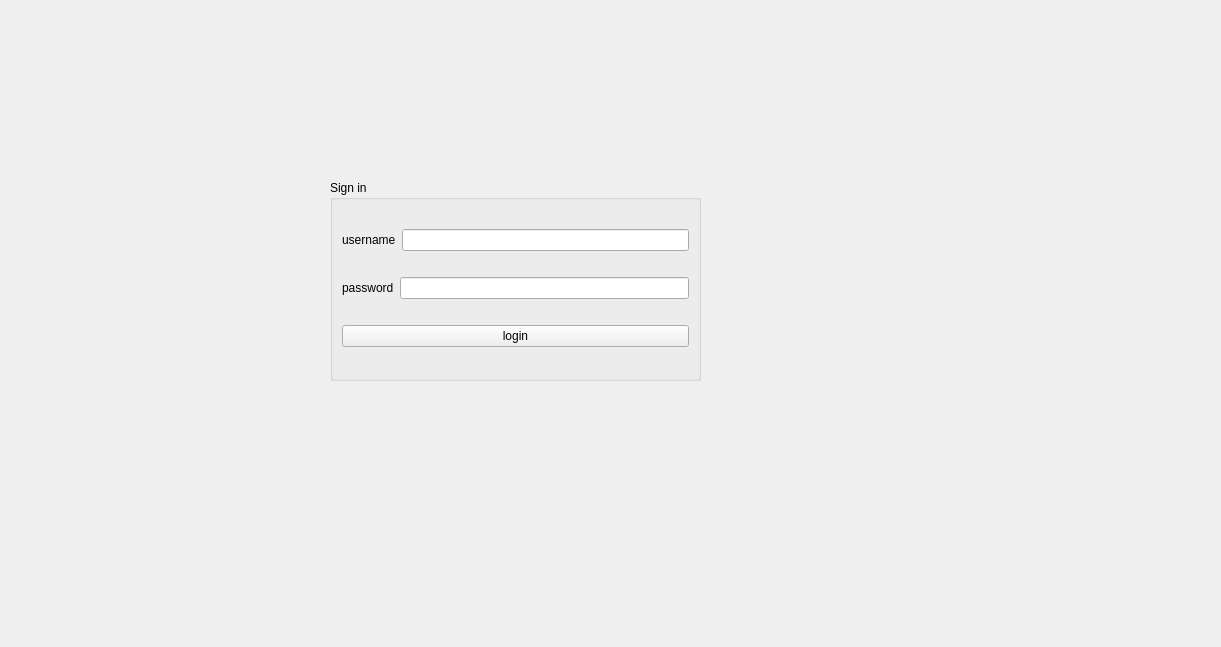
<?xml version="1.0" encoding="UTF-8"?>
<ui version="4.0">
 <class>Widget</class>
 <widget class="QWidget" name="Widget">
  <property name="geometry">
   <rect>
    <x>0</x>
    <y>0</y>
    <width>1221</width>
    <height>647</height>
   </rect>
  </property>
  <property name="windowTitle">
   <string>Widget</string>
  </property>
  <widget class="QGroupBox" name="groupBox">
   <property name="geometry">
    <rect>
     <x>330</x>
     <y>180</y>
     <width>371</width>
     <height>201</height>
    </rect>
   </property>
   <property name="title">
    <string>Sign in</string>
   </property>
   <layout class="QVBoxLayout" name="verticalLayout">
    <item>
     <layout class="QHBoxLayout" name="horizontalLayout">
      <item>
       <widget class="QLabel" name="label_username">
        <property name="text">
         <string>username</string>
        </property>
       </widget>
      </item>
      <item>
       <widget class="QLineEdit" name="lineEdit_username"/>
      </item>
     </layout>
    </item>
    <item>
     <layout class="QHBoxLayout" name="horizontalLayout_2">
      <item>
       <widget class="QLabel" name="label_password">
        <property name="text">
         <string>password</string>
        </property>
       </widget>
      </item>
      <item>
       <widget class="QLineEdit" name="lineEdit_password">
        <property name="echoMode">
         <enum>QLineEdit::Password</enum>
        </property>
       </widget>
      </item>
     </layout>
    </item>
    <item>
     <widget class="QPushButton" name="pushButton">
      <property name="text">
       <string>login</string>
      </property>
     </widget>
    </item>
   </layout>
  </widget>
 </widget>
 <resources/>
 <connections/>
</ui>
